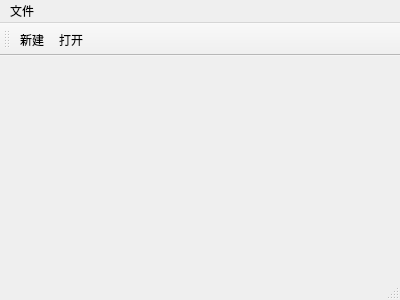
<?xml version="1.0" encoding="UTF-8"?>
<ui version="4.0">
 <class>MainWindow</class>
 <widget class="QMainWindow" name="MainWindow">
  <property name="geometry">
   <rect>
    <x>0</x>
    <y>0</y>
    <width>400</width>
    <height>300</height>
   </rect>
  </property>
  <property name="windowTitle">
   <string>MainWindow</string>
  </property>
  <widget class="QWidget" name="centralWidget"/>
  <widget class="QMenuBar" name="menuBar">
   <property name="geometry">
    <rect>
     <x>0</x>
     <y>0</y>
     <width>400</width>
     <height>26</height>
    </rect>
   </property>
   <widget class="QMenu" name="menu">
    <property name="title">
     <string>文件</string>
    </property>
    <addaction name="actionnew"/>
    <addaction name="actionopen"/>
   </widget>
   <addaction name="menu"/>
  </widget>
  <widget class="QToolBar" name="mainToolBar">
   <attribute name="toolBarArea">
    <enum>TopToolBarArea</enum>
   </attribute>
   <attribute name="toolBarBreak">
    <bool>false</bool>
   </attribute>
   <addaction name="actionnew"/>
   <addaction name="actionopen"/>
  </widget>
  <widget class="QStatusBar" name="statusBar"/>
  <action name="actionnew">
   <property name="text">
    <string>新建</string>
   </property>
  </action>
  <action name="actionopen">
   <property name="text">
    <string>打开</string>
   </property>
  </action>
 </widget>
 <layoutdefault spacing="6" margin="11"/>
 <resources/>
 <connections/>
</ui>
